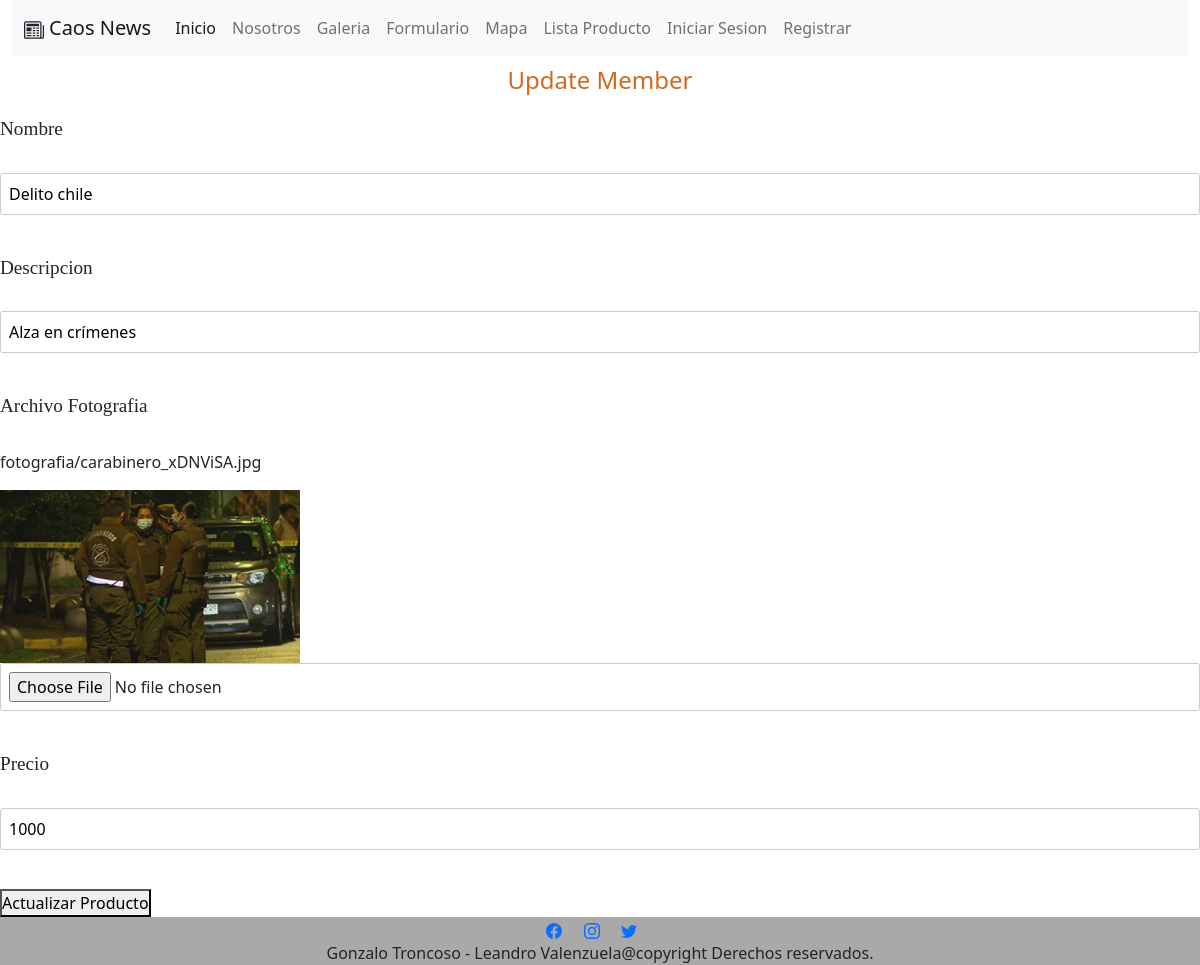
The page /actualizarProducto/54 on the database its author committed.
### app/models.py (models this page shows, shortened)
class fotografia(models.Model):
    nombre=models.CharField(max_length=40)
    descripcion=models.CharField(max_length=40)
    archivo_fotografia=models.ImageField(upload_to='fotografia', null=True)
    precio = models.IntegerField()

### app/views.py (the view)
# urls.py: path('actualizarProducto/<int:id>', actualizarProducto, name='actualizarProducto'),
def actualizarProducto(request, id):
    foto=fotografia.objects.get(id=id)
    return render(request, 'app/actualizarProducto.html', {'foto':foto})

### app/context_processor.py (called while the page is built)
def total_carrito(request):
    total = 0
    if request.user.is_authenticated:
        if "carrito" in request.session.keys():
            for key, value in request.session["carrito"].items():
                total += int(value["acumulado"])
    return {"total_carrito": total}

### app/templates/app/actualizarProducto.html (shortened to what this page needs)
{% extends 'app/base.html' %}
{% load static %}
{% block contenido %}
<div class="container2">
    <h1>Update Member</h1>
    <form action="{% url 'actualizarrec' foto.id %}" method="post" enctype="multipart/form-data">
        <label for="">Nombre</label><br><br>
        <input type="text" name="nombre" value="{{foto.nombre}}"><br><br>
        <label for="">Descripcion</label><br><br>
        <input type="text" name="descripcion" value="{{foto.descripcion}}"><br><br>
        <label for="">Archivo Fotografia</label><br><br>
        {% if foto.archivo_fotografia %}
             <p>{{ foto.archivo_fotografia.name }}</p>
             <img src="{{ foto.archivo_fotografia.url }}" alt="Foto actual">
        {% endif %}
        <input type="file" name="archivo_fotografia"><br><br>
        <label for="">Precio</label><br><br>
        <input type="number" name="precio" value="{{foto.precio}}"><br><br>
        <button type="submit" id="new1">Actualizar Producto</button>
    </form>
</div>
{% endblock %}

### app/static/app/css/estilosApi.css (style rules this page uses)
h1 { font-size: 100px; text-align: center; padding: 5px; text-decoration: underline; font-family: Georgia, 'Times New Roman', Times, serif; color: indianred; }

### app/static/app/css/estilosFormulario.css (style rules this page uses)
* { margin: 0; padding: 0; box-sizing: border-box; }
h1 { text-align: center; text-decoration: double; text-shadow: 5%; color: chocolate; font-size: 60px; font-family: 'Segoe UI', Tahoma, Geneva, Verdana, sans-serif; padding: 10px; }
form label { font-size: 1.2rem; margin-bottom: 5px; font-family: Cambria, Cochin, Georgia, Times, 'Times New Roman', serif; }
form input { padding: 8px; border: 1px solid #ccc; border-radius: 3px; margin-bottom: 15px; width: 100%; }

### app/static/app/css/style.css (style rules this page uses)
h1 { font-size: 24px; margin-bottom: 10px; }

### rows shown on the page
fotografia: nombre "Delito chile", descripcion "Alza en crímenes", archivo_fotografia.name "fotografia/carabinero_xDNViSA.jpg", archivo_fotografia (picture), precio "1000"
